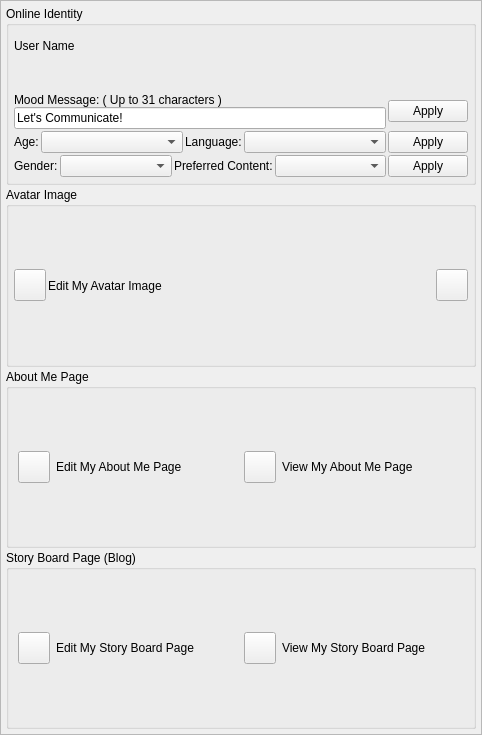
<?xml version="1.0" encoding="UTF-8"?>
<ui version="4.0">
 <class>AppletUserIdentityUi</class>
 <widget class="QWidget" name="AppletUserIdentityUi">
  <property name="geometry">
   <rect>
    <x>0</x>
    <y>0</y>
    <width>482</width>
    <height>735</height>
   </rect>
  </property>
  <property name="sizePolicy">
   <sizepolicy hsizetype="Expanding" vsizetype="Expanding">
    <horstretch>0</horstretch>
    <verstretch>0</verstretch>
   </sizepolicy>
  </property>
  <property name="windowTitle">
   <string>User Identity</string>
  </property>
  <layout class="QGridLayout" name="gridLayout">
   <property name="leftMargin">
    <number>0</number>
   </property>
   <property name="topMargin">
    <number>0</number>
   </property>
   <property name="rightMargin">
    <number>0</number>
   </property>
   <property name="bottomMargin">
    <number>0</number>
   </property>
   <property name="horizontalSpacing">
    <number>0</number>
   </property>
   <item row="0" column="0">
    <widget class="QScrollArea" name="scrollArea">
     <property name="widgetResizable">
      <bool>true</bool>
     </property>
     <widget class="QWidget" name="scrollAreaWidgetContents">
      <property name="geometry">
       <rect>
        <x>0</x>
        <y>0</y>
        <width>480</width>
        <height>733</height>
       </rect>
      </property>
      <layout class="QVBoxLayout" name="verticalLayout_4">
       <property name="spacing">
        <number>2</number>
       </property>
       <property name="leftMargin">
        <number>5</number>
       </property>
       <property name="topMargin">
        <number>5</number>
       </property>
       <property name="rightMargin">
        <number>5</number>
       </property>
       <property name="bottomMargin">
        <number>5</number>
       </property>
       <item>
        <widget class="QGroupBox" name="m_OnlineIdentityGroupBox">
         <property name="title">
          <string>Online Identity</string>
         </property>
         <layout class="QVBoxLayout" name="verticalLayout_3">
          <property name="spacing">
           <number>2</number>
          </property>
          <property name="leftMargin">
           <number>5</number>
          </property>
          <property name="topMargin">
           <number>5</number>
          </property>
          <property name="rightMargin">
           <number>5</number>
          </property>
          <property name="bottomMargin">
           <number>5</number>
          </property>
          <item>
           <layout class="QHBoxLayout" name="horizontalLayout_2">
            <item>
             <layout class="QVBoxLayout" name="verticalLayout_2">
              <property name="spacing">
               <number>0</number>
              </property>
              <item>
               <widget class="QLabel" name="m_UserNameLabel">
                <property name="text">
                 <string>User Name</string>
                </property>
               </widget>
              </item>
              <item>
               <widget class="QLabel" name="m_UserNameValueLabel">
                <property name="text">
                 <string/>
                </property>
               </widget>
              </item>
             </layout>
            </item>
           </layout>
          </item>
          <item>
           <layout class="QHBoxLayout" name="horizontalLayout">
            <item>
             <layout class="QVBoxLayout" name="verticalLayout">
              <property name="spacing">
               <number>0</number>
              </property>
              <item>
               <widget class="QLabel" name="m_MoodMessageLabel">
                <property name="text">
                 <string>Mood Message: ( Up to 31 characters )</string>
                </property>
               </widget>
              </item>
              <item>
               <widget class="QLineEdit" name="m_MoodMessageEdit">
                <property name="sizePolicy">
                 <sizepolicy hsizetype="Expanding" vsizetype="Preferred">
                  <horstretch>0</horstretch>
                  <verstretch>0</verstretch>
                 </sizepolicy>
                </property>
                <property name="text">
                 <string>Let's Communicate!</string>
                </property>
                <property name="maxLength">
                 <number>31</number>
                </property>
               </widget>
              </item>
             </layout>
            </item>
            <item>
             <widget class="QPushButton" name="m_ApplyMoodButton">
              <property name="text">
               <string>Apply</string>
              </property>
             </widget>
            </item>
           </layout>
          </item>
          <item>
           <layout class="QHBoxLayout" name="horizontalLayout_5">
            <item>
             <widget class="QLabel" name="label_6">
              <property name="text">
               <string>Age:</string>
              </property>
             </widget>
            </item>
            <item>
             <widget class="QComboBox" name="m_AgeComboBox">
              <property name="sizePolicy">
               <sizepolicy hsizetype="Expanding" vsizetype="Fixed">
                <horstretch>0</horstretch>
                <verstretch>0</verstretch>
               </sizepolicy>
              </property>
             </widget>
            </item>
            <item>
             <widget class="QLabel" name="m_LanguageLabel">
              <property name="text">
               <string>Language:</string>
              </property>
             </widget>
            </item>
            <item>
             <widget class="QComboBox" name="m_LanguageComboBox">
              <property name="sizePolicy">
               <sizepolicy hsizetype="Expanding" vsizetype="Preferred">
                <horstretch>0</horstretch>
                <verstretch>0</verstretch>
               </sizepolicy>
              </property>
             </widget>
            </item>
            <item>
             <widget class="QPushButton" name="m_ApplyAgeButton">
              <property name="text">
               <string>Apply</string>
              </property>
             </widget>
            </item>
           </layout>
          </item>
          <item>
           <layout class="QHBoxLayout" name="horizontalLayout_4">
            <item>
             <widget class="QLabel" name="label_3">
              <property name="text">
               <string>Gender:</string>
              </property>
             </widget>
            </item>
            <item>
             <widget class="QComboBox" name="m_GenderComboBox">
              <property name="sizePolicy">
               <sizepolicy hsizetype="Expanding" vsizetype="Preferred">
                <horstretch>0</horstretch>
                <verstretch>0</verstretch>
               </sizepolicy>
              </property>
             </widget>
            </item>
            <item>
             <widget class="QLabel" name="label">
              <property name="text">
               <string>Preferred Content:</string>
              </property>
             </widget>
            </item>
            <item>
             <widget class="QComboBox" name="m_ContentComboBox">
              <property name="sizePolicy">
               <sizepolicy hsizetype="Expanding" vsizetype="Preferred">
                <horstretch>0</horstretch>
                <verstretch>0</verstretch>
               </sizepolicy>
              </property>
             </widget>
            </item>
            <item>
             <widget class="QPushButton" name="m_ApplyGenderButton">
              <property name="text">
               <string>Apply</string>
              </property>
             </widget>
            </item>
           </layout>
          </item>
         </layout>
        </widget>
       </item>
       <item>
        <widget class="QGroupBox" name="m_AvatarImageGroupBox">
         <property name="sizePolicy">
          <sizepolicy hsizetype="Expanding" vsizetype="Preferred">
           <horstretch>0</horstretch>
           <verstretch>0</verstretch>
          </sizepolicy>
         </property>
         <property name="title">
          <string>Avatar Image</string>
         </property>
         <layout class="QHBoxLayout" name="horizontalLayout_6">
          <property name="spacing">
           <number>2</number>
          </property>
          <property name="leftMargin">
           <number>5</number>
          </property>
          <property name="topMargin">
           <number>5</number>
          </property>
          <property name="rightMargin">
           <number>5</number>
          </property>
          <property name="bottomMargin">
           <number>5</number>
          </property>
          <item>
           <widget class="VxPushButton" name="m_EditAvatarImageButton">
            <property name="minimumSize">
             <size>
              <width>32</width>
              <height>32</height>
             </size>
            </property>
            <property name="maximumSize">
             <size>
              <width>32</width>
              <height>32</height>
             </size>
            </property>
            <property name="text">
             <string notr="true"/>
            </property>
            <property name="iconSize">
             <size>
              <width>48</width>
              <height>48</height>
             </size>
            </property>
           </widget>
          </item>
          <item>
           <widget class="QLabel" name="m_EditAvatarImageLabel">
            <property name="text">
             <string>Edit My Avatar Image</string>
            </property>
           </widget>
          </item>
          <item>
           <widget class="VxPushButton" name="m_AvatarImageButton">
            <property name="sizePolicy">
             <sizepolicy hsizetype="Fixed" vsizetype="Fixed">
              <horstretch>0</horstretch>
              <verstretch>0</verstretch>
             </sizepolicy>
            </property>
            <property name="minimumSize">
             <size>
              <width>32</width>
              <height>32</height>
             </size>
            </property>
            <property name="maximumSize">
             <size>
              <width>32</width>
              <height>32</height>
             </size>
            </property>
            <property name="text">
             <string notr="true"/>
            </property>
           </widget>
          </item>
         </layout>
        </widget>
       </item>
       <item>
        <widget class="QGroupBox" name="m_AboutMeGroupBox">
         <property name="sizePolicy">
          <sizepolicy hsizetype="Expanding" vsizetype="Preferred">
           <horstretch>0</horstretch>
           <verstretch>0</verstretch>
          </sizepolicy>
         </property>
         <property name="title">
          <string>About Me Page</string>
         </property>
         <layout class="QHBoxLayout" name="horizontalLayout_7">
          <item>
           <widget class="VxPushButton" name="m_EditAboutMeButton">
            <property name="minimumSize">
             <size>
              <width>32</width>
              <height>32</height>
             </size>
            </property>
            <property name="maximumSize">
             <size>
              <width>32</width>
              <height>32</height>
             </size>
            </property>
            <property name="text">
             <string notr="true"/>
            </property>
            <property name="iconSize">
             <size>
              <width>48</width>
              <height>48</height>
             </size>
            </property>
           </widget>
          </item>
          <item>
           <widget class="QLabel" name="m_EditAboutMeLabel">
            <property name="text">
             <string>Edit My About Me Page</string>
            </property>
           </widget>
          </item>
          <item>
           <widget class="VxPushButton" name="m_ViewAboutMeButton">
            <property name="minimumSize">
             <size>
              <width>32</width>
              <height>32</height>
             </size>
            </property>
            <property name="maximumSize">
             <size>
              <width>32</width>
              <height>32</height>
             </size>
            </property>
            <property name="text">
             <string notr="true"/>
            </property>
            <property name="iconSize">
             <size>
              <width>48</width>
              <height>48</height>
             </size>
            </property>
           </widget>
          </item>
          <item>
           <widget class="QLabel" name="m_ViewAboutMeLabel">
            <property name="text">
             <string>View My About Me Page</string>
            </property>
           </widget>
          </item>
         </layout>
        </widget>
       </item>
       <item>
        <widget class="QGroupBox" name="m_StoryBoardGroupBox">
         <property name="sizePolicy">
          <sizepolicy hsizetype="Expanding" vsizetype="Preferred">
           <horstretch>0</horstretch>
           <verstretch>0</verstretch>
          </sizepolicy>
         </property>
         <property name="title">
          <string>Story Board Page (Blog)</string>
         </property>
         <layout class="QHBoxLayout" name="horizontalLayout_3">
          <item>
           <widget class="VxPushButton" name="m_EditStoryboardButton">
            <property name="minimumSize">
             <size>
              <width>32</width>
              <height>32</height>
             </size>
            </property>
            <property name="maximumSize">
             <size>
              <width>32</width>
              <height>32</height>
             </size>
            </property>
            <property name="text">
             <string notr="true"/>
            </property>
            <property name="iconSize">
             <size>
              <width>48</width>
              <height>48</height>
             </size>
            </property>
           </widget>
          </item>
          <item>
           <widget class="QLabel" name="m_EditStoryboardLabel">
            <property name="text">
             <string>Edit My Story Board Page</string>
            </property>
           </widget>
          </item>
          <item>
           <widget class="VxPushButton" name="m_ViewStoryboardButton">
            <property name="minimumSize">
             <size>
              <width>32</width>
              <height>32</height>
             </size>
            </property>
            <property name="maximumSize">
             <size>
              <width>32</width>
              <height>32</height>
             </size>
            </property>
            <property name="text">
             <string notr="true"/>
            </property>
            <property name="iconSize">
             <size>
              <width>48</width>
              <height>48</height>
             </size>
            </property>
           </widget>
          </item>
          <item>
           <widget class="QLabel" name="m_ViewStoryboardLabel">
            <property name="text">
             <string>View My Story Board Page</string>
            </property>
           </widget>
          </item>
         </layout>
        </widget>
       </item>
      </layout>
     </widget>
    </widget>
   </item>
  </layout>
 </widget>
 <customwidgets>
  <customwidget>
   <class>VxPushButton</class>
   <extends>QPushButton</extends>
   <header location="global">VxPushButton.h</header>
  </customwidget>
 </customwidgets>
 <resources/>
 <connections/>
</ui>
